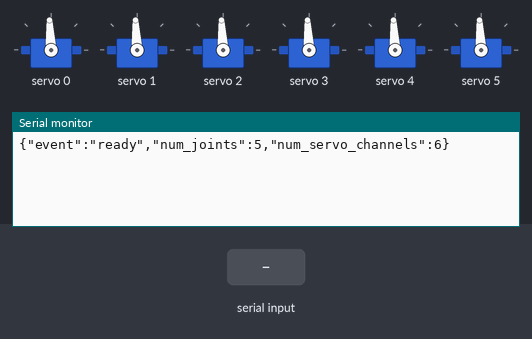
Simulated run of this program. Board: ESP32. Shown: 6 × servo, the last lines printed to the serial monitor. The test bench sets the inputs (shaded band).

Above: at 1.2 s.
1.3 s: "move\n" received over Serial
At 1.7 s:
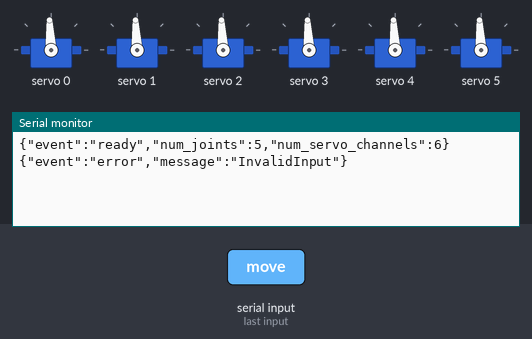
2.8 s: "1\n" received over Serial
At 4.0 s:
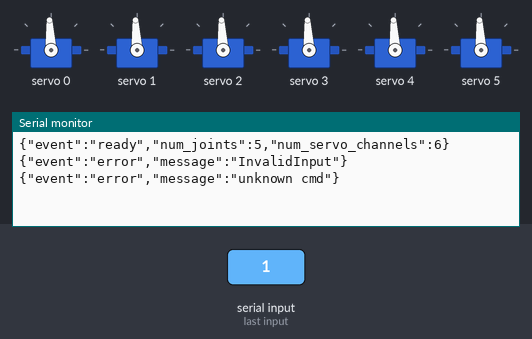

Measured:
- after the input at 1.3 s, the serial monitor: prints a new line at once (image 1)
- after the input at 2.8 s, the serial monitor: prints a new line at once (image 2)

The program:

main.cpp
```cpp
// ESP32 #1 firmware -- robotic arm control.
//
// Deliberately "dumb"; all chess logic lives on the PC (see
// software/chess_arm). This board's only job is driving the arm's 6 servos
// (5 logical joints, see config.h) to whatever angles the PC asks for, via
// a PCA9685 PWM driver over I2C. Board sensing (the reed-switch matrix) is a
// separate ESP32 -- see firmware/esp32_board -- with its own USB-serial link
// to the PC; the two boards don't talk to each other.
//
// Communication is newline-delimited JSON over USB serial -- see
// docs/protocol.md.

#include <Arduino.h>
#include <ArduinoJson.h>

#include "ArmController.h"
#include "Protocol.h"
#include "config.h"

namespace {
ArmController arm;
}  // namespace

void handleCommand(const JsonDocument& cmd) {
  const char* type = cmd["cmd"] | "";

  if (strcmp(type, "move") == 0) {
    JsonArrayConst angles = cmd["angles"];
    if (angles.size() != NUM_JOINTS) {
      protocol::sendError("angles array must have NUM_JOINTS entries");
      return;
    }
    float targets[NUM_JOINTS];
    for (uint8_t i = 0; i < NUM_JOINTS; i++) targets[i] = angles[i].as<float>();

    uint16_t duration = cmd["duration_ms"] | 800;
    arm.moveTo(targets, duration);
    protocol::sendAck("move");

  } else if (strcmp(type, "ping") == 0) {
    protocol::sendPong();

  } else {
    protocol::sendError("unknown cmd");
  }
}

void setup() {
  Serial.begin(SERIAL_BAUD);
  arm.begin();
  protocol::sendReady();
}

void loop() {
  JsonDocument cmd;
  if (protocol::pollCommand(cmd)) {
    handleCommand(cmd);
  }

  arm.update();
}
```

ArmController.cpp
```cpp
#include "ArmController.h"

#include <Wire.h>

void ArmController::begin() {
  Wire.begin(I2C_SDA_PIN, I2C_SCL_PIN);
  pwm_.begin();
  pwm_.setPWMFreq(PCA9685_PWM_FREQ_HZ);

  for (uint8_t j = 0; j < NUM_JOINTS; j++) {
    startAngles_[j] = targetAngles_[j] = 90.0f;  // assume neutral pose at boot
    writeJointAngle(j, 90.0f);
  }
}

void ArmController::writeJointAngle(uint8_t joint, float angleDeg) {
  float clamped = angleDeg < 0.0f ? 0.0f : (angleDeg > 180.0f ? 180.0f : angleDeg);
  uint16_t pulseUs = SERVO_MIN_US + static_cast<uint16_t>(
                                         (SERVO_MAX_US - SERVO_MIN_US) * (clamped / 180.0f));

  // Joints with two channels (the shoulder's paired M2 servos) get the same
  // pulse written to both, so they move in lockstep.
  for (uint8_t k = 0; k < 2; k++) {
    uint8_t channel = JOINT_CHANNELS[joint][k];
    if (channel == NO_CHANNEL) continue;
    pwm_.writeMicroseconds(channel, pulseUs);
  }
  lastAngles_[joint] = clamped;
}

void ArmController::moveTo(const float targetAngles[NUM_JOINTS], uint16_t durationMs) {
  for (uint8_t j = 0; j < NUM_JOINTS; j++) {
    startAngles_[j] = lastAngles_[j];
    targetAngles_[j] = targetAngles[j];
  }
  motionStartMs_ = millis();
  motionDurationMs_ = durationMs > 0 ? durationMs : 1;
  moving_ = true;
}

bool ArmController::update() {
  if (!moving_) return false;

  uint32_t elapsed = millis() - motionStartMs_;
  float t = static_cast<float>(elapsed) / static_cast<float>(motionDurationMs_);
  if (t >= 1.0f) t = 1.0f;

  for (uint8_t j = 0; j < NUM_JOINTS; j++) {
    float angle = startAngles_[j] + (targetAngles_[j] - startAngles_[j]) * t;
    writeJointAngle(j, angle);
  }

  if (t >= 1.0f) {
    moving_ = false;
  }
  return moving_;
}
```

ArmController.h
```cpp
#pragma once

#include <Adafruit_PWMServoDriver.h>

#include "config.h"

// Drives the arm's 6 physical servos (5 logical joints, see config.h) through
// a PCA9685 PWM driver over I2C. All motion is done as a smooth, non-blocking
// interpolation between the current and target angles so the arm doesn't
// snap between waypoints -- both for the mechanics' sake and because it
// looks a lot better on camera.
class ArmController {
 public:
  void begin();

  // Starts moving toward target angles (degrees, one per logical joint) over
  // durationMs. Call update() regularly from loop() to advance the motion.
  void moveTo(const float targetAngles[NUM_JOINTS], uint16_t durationMs);

  // Advances any in-progress motion. Returns true while still moving.
  bool update();

  bool isMoving() const { return moving_; }

 private:
  void writeJointAngle(uint8_t joint, float angleDeg);

  Adafruit_PWMServoDriver pwm_{ARM_PCA9685_ADDRESS};
  // Unlike a direct-GPIO Servo object, the PCA9685 can't be read back, so
  // the last angle written to each joint is tracked here -- it doubles as
  // the start angle for the next moveTo().
  float lastAngles_[NUM_JOINTS] = {};
  float startAngles_[NUM_JOINTS] = {};
  float targetAngles_[NUM_JOINTS] = {};
  uint32_t motionStartMs_ = 0;
  uint16_t motionDurationMs_ = 0;
  bool moving_ = false;
};
```

Protocol.cpp
```cpp
#include "Protocol.h"

namespace protocol {

namespace {
String lineBuffer;
}  // namespace

void sendReady() {
  JsonDocument doc;
  doc["event"] = "ready";
  doc["num_joints"] = NUM_JOINTS;
  doc["num_servo_channels"] = NUM_SERVO_CHANNELS;
  serializeJson(doc, Serial);
  Serial.println();
}

void sendAck(const char* cmd) {
  JsonDocument doc;
  doc["event"] = "ack";
  doc["cmd"] = cmd;
  serializeJson(doc, Serial);
  Serial.println();
}

void sendPong() {
  JsonDocument doc;
  doc["event"] = "pong";
  serializeJson(doc, Serial);
  Serial.println();
}

void sendError(const char* message) {
  JsonDocument doc;
  doc["event"] = "error";
  doc["message"] = message;
  serializeJson(doc, Serial);
  Serial.println();
}

bool pollCommand(JsonDocument& out) {
  while (Serial.available() > 0) {
    char c = static_cast<char>(Serial.read());
    if (c == '\n') {
      if (lineBuffer.length() == 0) continue;

      DeserializationError err = deserializeJson(out, lineBuffer);
      lineBuffer = "";
      if (err) {
        sendError(err.c_str());
        return false;
      }
      return true;
    }
    if (c != '\r') {
      lineBuffer += c;
      if (lineBuffer.length() > JSON_DOC_SIZE) {
        lineBuffer = "";  // guard against a runaway/garbled line
      }
    }
  }
  return false;
}

}  // namespace protocol
```

Protocol.h
```cpp
#pragma once

#include <Arduino.h>
#include <ArduinoJson.h>

#include "config.h"

// Newline-delimited JSON protocol between the arm ESP32 and the PC.
// Full spec lives in docs/protocol.md at the repo root.
namespace protocol {

void sendReady();
void sendAck(const char* cmd);
void sendPong();
void sendError(const char* message);

// Reads at most one complete line from Serial (non-blocking). Returns true
// and fills `out` if a full JSON command was received and parsed.
bool pollCommand(JsonDocument& out);

}  // namespace protocol
```

config.h
```cpp
#pragma once

// ---------------------------------------------------------------------------
// General
// ---------------------------------------------------------------------------
#define SERIAL_BAUD 115200
#define JSON_DOC_SIZE 512

// ---------------------------------------------------------------------------
// Servos, driven through a PCA9685 16-channel PWM driver over I2C instead of
// directly from ESP32 GPIOs. Reasons:
//   - 6 MG996R servos can draw several amps combined (stall current alone is
//     well over 1A each); the PCA9685 only carries the PWM *signal*, so the
//     servos' 5-6V power rail (Buslinker + terminal blocks, see
//     docs/wiring.md) never touches the ESP32 at all.
//   - The PCA9685 generates all 6 channels itself in hardware and only needs
//     2 GPIOs (SDA/SCL), instead of juggling 6 separate PWM-capable pins.
//
// TODO: confirm the I2C address/pins against your actual wiring before
// flashing (0x40 is the PCA9685's default with all ADDR pins unbridged).
// ---------------------------------------------------------------------------
// Named ARM_PCA9685_ADDRESS (not PCA9685_I2C_ADDRESS) because the Adafruit
// driver library already #defines that name -- colliding with it breaks
// the build with a cryptic "expected unqualified-id" error.
constexpr uint8_t ARM_PCA9685_ADDRESS = 0x40;
constexpr int I2C_SDA_PIN = 21;  // ESP32 default Wire pins
constexpr int I2C_SCL_PIN = 22;
constexpr float PCA9685_PWM_FREQ_HZ = 50.0f;  // standard analog-servo rate

// ---------------------------------------------------------------------------
// Joint <-> PCA9685 channel mapping.
//
// The arm has 4 degrees of freedom (base, shoulder, elbow, wrist) plus the
// gripper, but the shoulder joint (M2 in the BOM) is driven by *two*
// MG996R servos in parallel for extra torque on the heaviest joint. So
// there are 5 logical joints the PC reasons about -- and that's exactly
// what the `move` command's `angles` array carries, see docs/protocol.md --
// but 6 physical PCA9685 channels. This firmware is the only place that
// knows about that 5-to-6 split; everything upstream (move planning,
// calibration) stays in clean per-joint terms.
// ---------------------------------------------------------------------------
constexpr uint8_t NUM_JOINTS = 5;  // base, shoulder, elbow, wrist, gripper
constexpr uint8_t NUM_SERVO_CHANNELS = 6;
constexpr uint8_t NO_CHANNEL = 255;

// Each joint maps to 1 or 2 PCA9685 channels (NO_CHANNEL = unused second slot).
// clang-format off
constexpr uint8_t JOINT_CHANNELS[NUM_JOINTS][2] = {
    {0, NO_CHANNEL},  // base     (M1, 1 servo)
    {1, 2},           // shoulder (M2, 2 servos in parallel for torque)
    {3, NO_CHANNEL},  // elbow    (M3, 1 servo)
    {4, NO_CHANNEL},  // wrist    (M4, 1 servo)
    {5, NO_CHANNEL},  // gripper  (M5, 1 servo)
};
// clang-format on

constexpr uint16_t SERVO_MIN_US = 500;   // 0 deg pulse width
constexpr uint16_t SERVO_MAX_US = 2500;  // 180 deg pulse width
```
